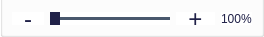
       <widget class="QGroupBox" name="groupBox">
        <property name="sizePolicy">
         <sizepolicy hsizetype="Preferred" vsizetype="Fixed">
          <horstretch>0</horstretch>
          <verstretch>0</verstretch>
         </sizepolicy>
        </property>
        <property name="minimumSize">
         <size>
          <width>264</width>
          <height>37</height>
         </size>
        </property>
        <property name="maximumSize">
         <size>
          <width>264</width>
          <height>37</height>
         </size>
        </property>
        <property name="styleSheet">
         <string notr="true">QGroupBox {
	background: white;
	padding-top:15px;
	margin-top:-15px; 
   height:37.9px;
   font-size: 11pt !important;
}
</string>
        </property>
        <property name="title">
         <string/>
        </property>
        <layout class="QHBoxLayout" name="horizontalLayout_3">
         <item>
          <widget class="QPushButton" name="zoom_Out_Button">
           <property name="styleSheet">
            <string notr="true">#zoom_Out_Button {
	color: #202148;
	background: white;
	font-size: 24px;
	padding-right: 12px;
	padding-left: 12px;
	border: none;
}</string>
           </property>
           <property name="text">
            <string>-</string>
           </property>
          </widget>
         </item>
         <item>
          <widget class="QSlider" name="horizontalSlider">
           <property name="styleSheet">
            <string notr="true">QSlider {
	background: white;
}

QSlider::groove:horizontal {
border: none;
background: rgba(1, 22, 51, 0.72);
height: 3.47px;
border-radius: 4px;
}

QSlider::sub-page:horizontal {
height: 10px;
border-radius: 4px;
}

QSlider::add-page:horizontal {
height: 10px;
border-radius: 4px;
}

QSlider::handle:horizontal {
background: #202148;
border-radius: 1.7px;
width:  10px;
height: 26px;
margin-top: -10px;
margin-bottom: -10px;
}

QSlider::sub-page:horizontal:disabled {
background: grey;
}

QSlider::add-page:horizontal:disabled {
background: grey;
}

QSlider::handle:horizontal:disabled {
background: grey;
}
</string>
           </property>
           <property name="minimum">
            <number>1</number>
           </property>
           <property name="maximum">
            <number>100</number>
           </property>
           <property name="singleStep">
            <number>10</number>
           </property>
           <property name="pageStep">
            <number>0</number>
           </property>
           <property name="orientation">
            <enum>Qt::Horizontal</enum>
           </property>
          </widget>
         </item>
         <item>
          <widget class="QPushButton" name="zoom_In_Button">
           <property name="styleSheet">
            <string notr="true">#zoom_In_Button {
	color: #202148;
	background: white;
	font-size: 24px;
	padding-right: 12px;
	padding-left: 12px;
	border: none;
}</string>
           </property>
           <property name="text">
            <string>+</string>
           </property>
          </widget>
         </item>
         <item>
          <widget class="QLabel" name="zoom_level_value">
           <property name="sizePolicy">
            <sizepolicy hsizetype="Preferred" vsizetype="Fixed">
             <horstretch>0</horstretch>
             <verstretch>0</verstretch>
            </sizepolicy>
           </property>
           <property name="styleSheet">
            <string notr="true">#zoom_level_value {
	color: #202148;
	background: white;
}</string>
           </property>
           <property name="text">
            <string>100%</string>
           </property>
          </widget>
         </item>
        </layout>
       </widget>
